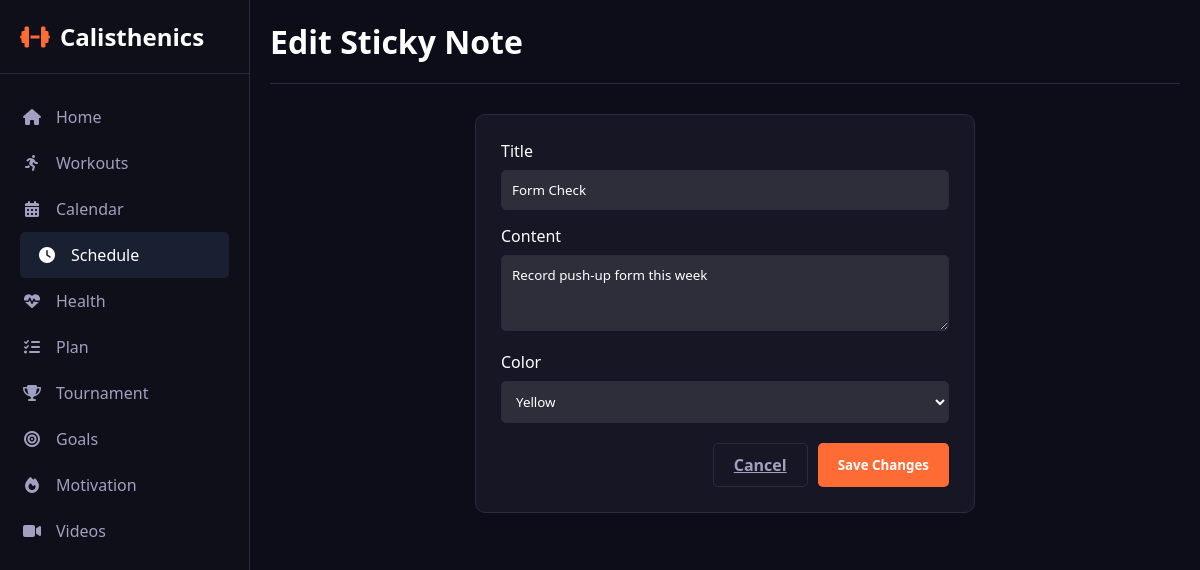
Page /notes/edit/1 on the committed database.
### app.py (models this page shows, shortened)
class StickyNote(db.Model):
    id = db.Column(db.Integer, primary_key=True)
    title = db.Column(db.String(100), nullable=False)
    content = db.Column(db.Text, nullable=False)
    color = db.Column(db.String(20), nullable=False, default='yellow')

### app.py (the view, shortened to what this page needs)
@app.route('/notes/edit/<int:note_id>', methods=['GET', 'POST'])
def edit_note(note_id):
    note = StickyNote.query.get_or_404(note_id)
    return render_template('edit_note.html', note=note, active_page='schedule')

### templates/edit_note.html (shortened to what this page needs)
<!DOCTYPE html>
<html lang="en">
<head>
    <link rel="stylesheet" href="https://cdnjs.cloudflare.com/ajax/libs/font-awesome/6.4.0/css/all.min.css">
    <link rel="stylesheet" href="{{ url_for('static', filename='css/index.css') }}">
    <link rel="stylesheet" href="{{ url_for('static', filename='css/schedule.css') }}">
</head>
<body>
    <div class="container">
        {% include '_sidebar.html' %}
        <div class="main-content">
            <div class="header">
                <h1>Edit Sticky Note</h1>
            </div>
            <div class="modal-content" style="margin: 0 auto;">
                <form action="{{ url_for('edit_note', note_id=note.id) }}" method="POST">
                    <div class="form-group">
                        <label for="title">Title</label>
                        <input type="text" name="title" value="{{ note.title }}" required>
                    </div>
                    <div class="form-group">
                        <label for="content">Content</label>
                        <textarea name="content" rows="3" required>{{ note.content }}</textarea>
                    </div>
                    <div class="form-group">
                        <label for="color">Color</label>
                        <select name="color" required>
                            <option value="yellow" {% if note.color == 'yellow' %}selected{% endif %}>Yellow</option>
                        </select>
                    </div>
                    <div class="form-buttons">
                        <a href="{{ url_for('schedule') }}" class="modal-btn cancel">Cancel</a>
                        <button type="submit" class="modal-btn save">Save Changes</button>
                    </div>
                </form>
            </div>
        </div>
    </div>
</body>
</html>

### static/css/index.css (style rules this page uses)
* { margin: 0; padding: 0; box-sizing: border-box; font-family: 'Segoe UI', Tahoma, Geneva, Verdana, sans-serif; }
:root { --primary: #ff6b35; --secondary: #ffffff; --accent: #74b9ff; --light: #1a1a2e; --dark: #0d0d1a; --success: #00b894; --warning: #fdcb6e; --danger: #d63031; --card-bg: #161625; --sidebar-bg: #0f0f1a; --text-primary: #ffffff; --text-secondary: #a0a0c0; --border-color: #2a2a40; }
body { background-color: var(--dark); color: var(--text-primary); }
.container { display: flex; min-height: 100vh; }
.main-content { flex: 1; margin-left: 250px; padding: 20px; transition: all 0.3s ease; }
.header { display: flex; justify-content: space-between; align-items: center; margin-bottom: 30px; padding-bottom: 20px; border-bottom: 1px solid var(--border-color); }
.header h1 { font-size: 2rem; color: var(--text-primary); }

### static/css/schedule.css (style rules this page uses)
.modal-content { background: var(--card-bg); border-radius: 10px; padding: 25px; width: 90%; max-width: 500px; border: 1px solid var(--border-color); max-height: 90vh; overflow-y: auto; }
.form-group { margin-bottom: 15px; }
.form-group label { display: block; margin-bottom: 8px; color: var(--text-primary); }
.form-group input, .form-group select, .form-group textarea { width: 100%; padding: 10px; background: rgba(255,255,255,0.1); border: 1px solid var(--border-color); border-radius: 5px; color: var(--text-primary); }
.form-buttons { display: flex; gap: 10px; justify-content: flex-end; margin-top: 20px; }
.modal-btn { padding: 10px 20px; border-radius: 5px; cursor: pointer; font-weight: 600; border: none; }
.modal-btn.cancel { background: transparent; color: var(--text-secondary); border: 1px solid var(--border-color); }
.modal-btn.save { background: var(--primary); color: white; }

### rows in the picture
StickyNote: title "Form Check", content "Record push-up form this week", color "Yellow"
